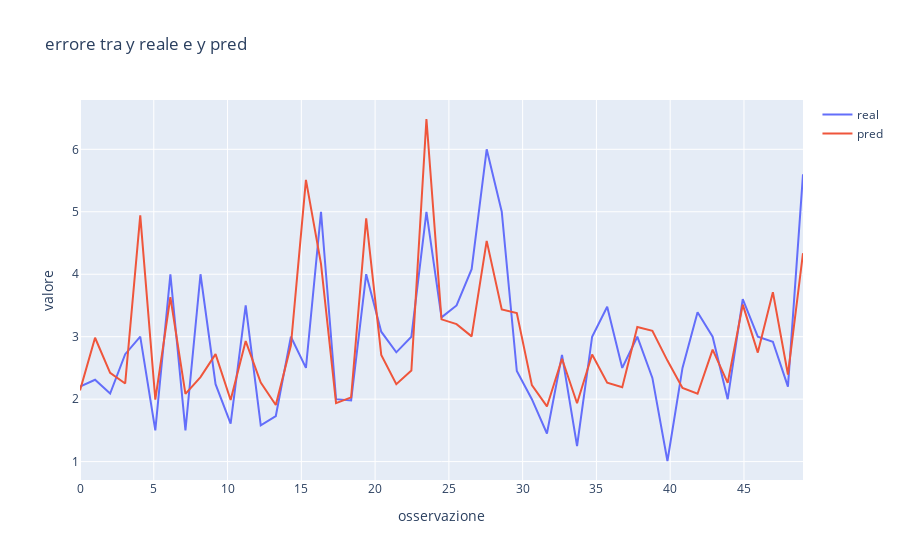

Notebook code cell kept with this figure:
### Code cell
# faccio lo stesso grafico di comparazione errori ma con la possibilità di vedere la distanza tra i due
fig = go.Figure()
fig.add_trace(go.Scatter(x=x, y=y_test, name = 'real', mode = 'lines'))
fig.add_trace(go.Scatter(x=x, y=y_pred, name = 'pred', mode = 'lines'))
fig.update_layout(title = 'errore tra y reale e y pred', xaxis_title = ' osservazione', yaxis_title = 'valore', width = 900)
fig.show()
